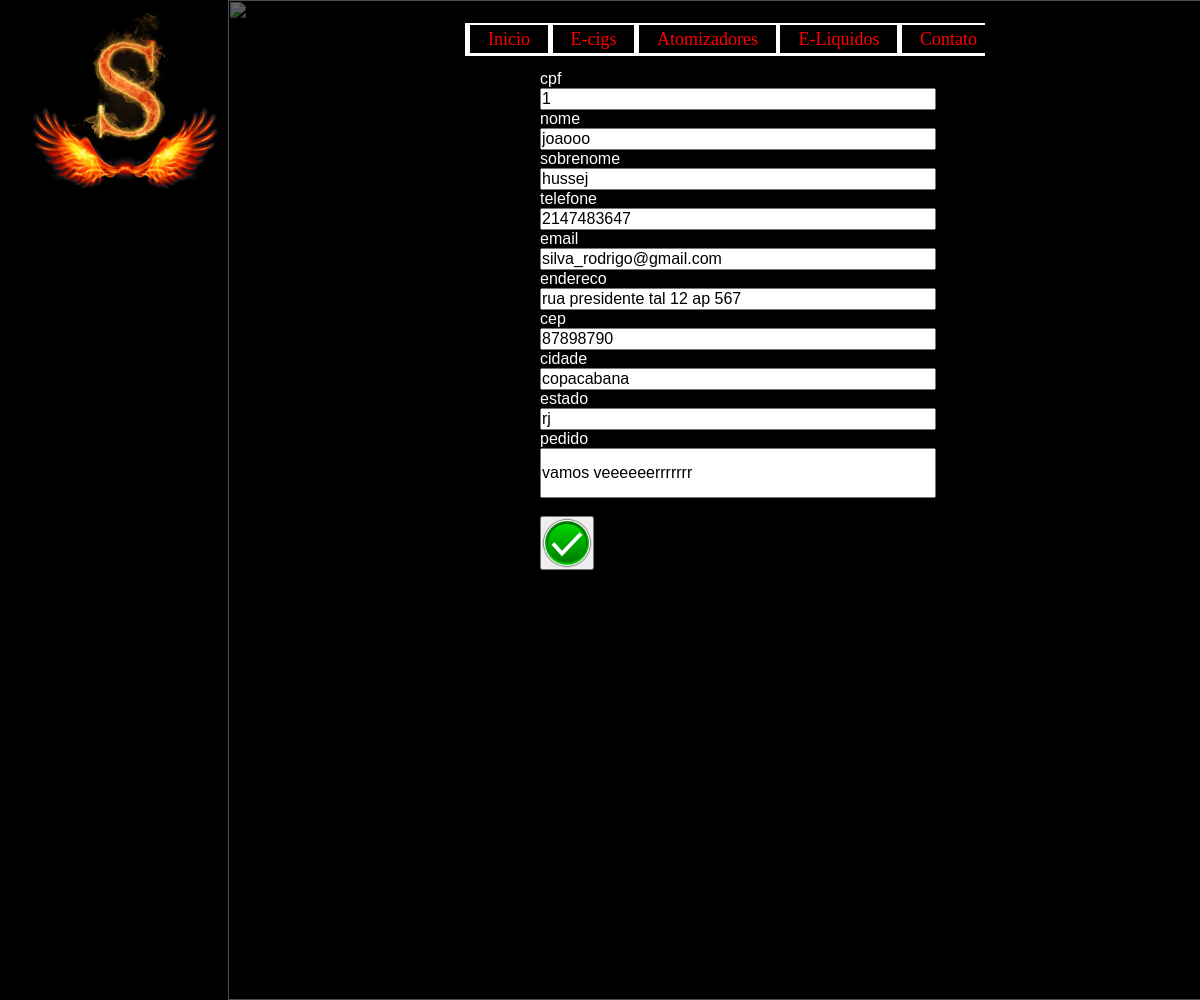
/formupdate.php?cpf=1, run on the app's committed database.
### tables this page shows
CREATE TABLE `cadastro` (
   `nome` varchar(100),
   `sobrenome` varchar(100),
   `cpf` int(11) not null auto_increment,
   `telefone` int(15),
   `email` varchar(50),
   `endereco` varchar(200),
   `cep` int(15),
   `cidade` varchar(30),
   `estado` varchar(2),
   `pedido` varchar(300),
   PRIMARY KEY (`cpf`)
);

### formupdate.php (the view, shortened to what this page needs)
<html >
<head>
	<link rel="stylesheet" type="text/css" href="formupdate.css" />
</head>
<body background="black2.gif">
<div id="bg"><img src="fire-5.jpg" width="200">	</div>
<div id="foto1"><img src="S.png" width="110"></div>
<div id="middlebg"><img src="middle bg.gif" width="1000"></div>
		<div id="menu1">
			<ul>
				<li><a href="canvas.html">Inicio</a></li>
				<li><a href="ecigs page.html">E-cigs</a></li>
				<li><a href="atomizadores.html">Atomizadores</a></li>
				<li><a href="eliquidos.html">E-Liquidos</a></li>
				<li><a href="contato.html">Contato</a></li>
			</ul>
<div id="php">
<?php
include "conexaoaobanco.php";
$cpf=$_REQUEST['cpf'];
$query="SELECT nome, sobrenome, cpf, telefone, email, endereco, cep, cidade, estado, pedido
	FROM cadastro WHERE cpf=$cpf";
$recordset = mysql_query($query,$conn);
$registro = mysql_fetch_assoc($recordset);
$cpf = $registro["cpf"];
$nome = $registro["nome"];
$sobrenome = $registro["sobrenome"];
$telefone = $registro["telefone"];
$email = $registro["email"];
$endereco = $registro["endereco"];
$cep = $registro["cep"];
$cidade = $registro["cidade"];
$estado = $registro["estado"];
$pedido = $registro["pedido"];
print "<form action='update.php'>";
print "cpf<br><input name='cpf' type='text' READONLY value='$cpf'size='40'><br>";
print "nome<br><input name='nome' type='text' value='$nome'size='40'><br>";
print "sobrenome<br><input name='sobrenome' type='text' value='$sobrenome'size='40'><br>";
print "telefone<br><input name='telefone' type='text' value='$telefone'size='40'><br>";
print "email<br><input name='email' type='text' value='$email'size='40'><br>";
print "endereco<br><input name='endereco' type='text' value='$endereco'size='40'><br>";
print "cep<br><input name='cep' type='text' value='$cep'size='40'><br>";
print "cidade<br><input name='cidade' type='text' value='$cidade'size='40'><br>";
print "estado<br><input name='estado' type='text' value='$estado'size='40'><br>";
print "pedido<br><input name='pedido' type='text' value='$pedido'size='40' style='height:50'><br><br>";
print "<button type='submit' name='btn_opentextbox' value='submit'><img src='alterar.png' alt='Submit'></button>";
?>
</div>
</body>
</html>

### formupdate.css (style rules this page uses)
a { color: #FC0A0A; }
a:link { text-decoration: none; }
#php { position: absolute; top: 70px; left: 540px; z-index: 40000; color: white; }
#menu1 ul { position: absolute; margin: 0; padding: 0; top: 29px; left: 470px; list-style-type: none; text-align:center; font-size: 18px; z-index:40; font-family: calibri; }
#menu1 ul li { display: inline; }
#menu1 ul li a { text-decoration: none; padding: .2em 1em; color: red; background-color: black; }
#bg { position: absolute; top: 0px; left:0px; padding-left:25px; padding-top:85px; width: 1000px; height:0px; z-index: 2; }
#foto1 { position: absolute; top: 10px; left:65px; padding-left: 0px; width: 2000px; height:0px; z-index: 15; }
#middlebg { position: absolute; top: 0px; left:0px; padding-left:228px; padding-top:0px; width: 9000px; height:0px; z-index: 3; opacity:0.4; }
* { margin: ; padding: 0; }
body, input, select, textarea, button { font-family: sans-serif; font-size: 1em; }

### data on the page
cadastro: cpf "1", nome "joaooo", sobrenome "hussej", telefone "2147483647", email "silva_rodrigo@gmail.com", endereco "rua presidente tal 12 ap 567", cep "87898790", cidade "copacabana", estado "rj", pedido "vamos veeeeeerrrrrrr"
